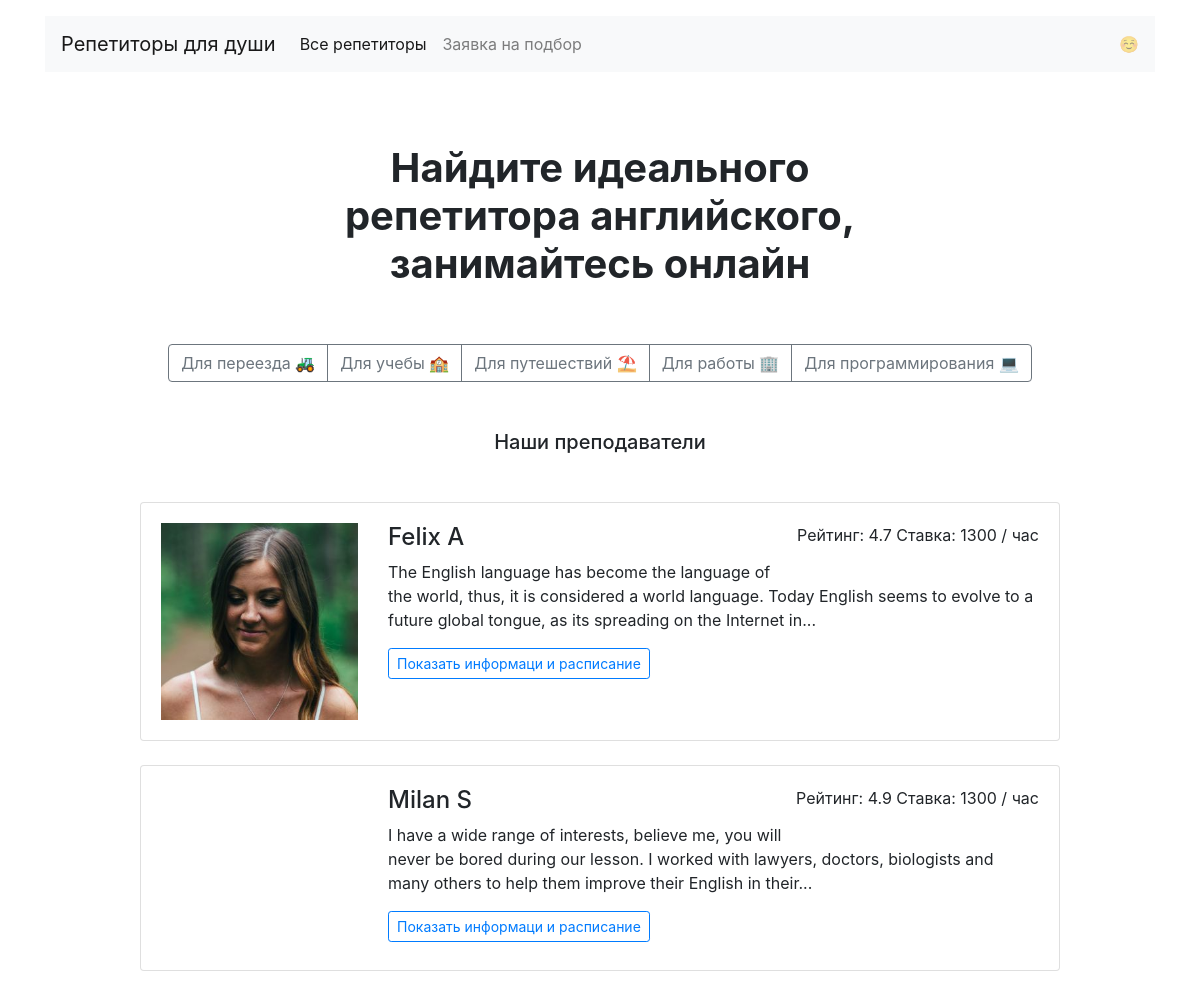
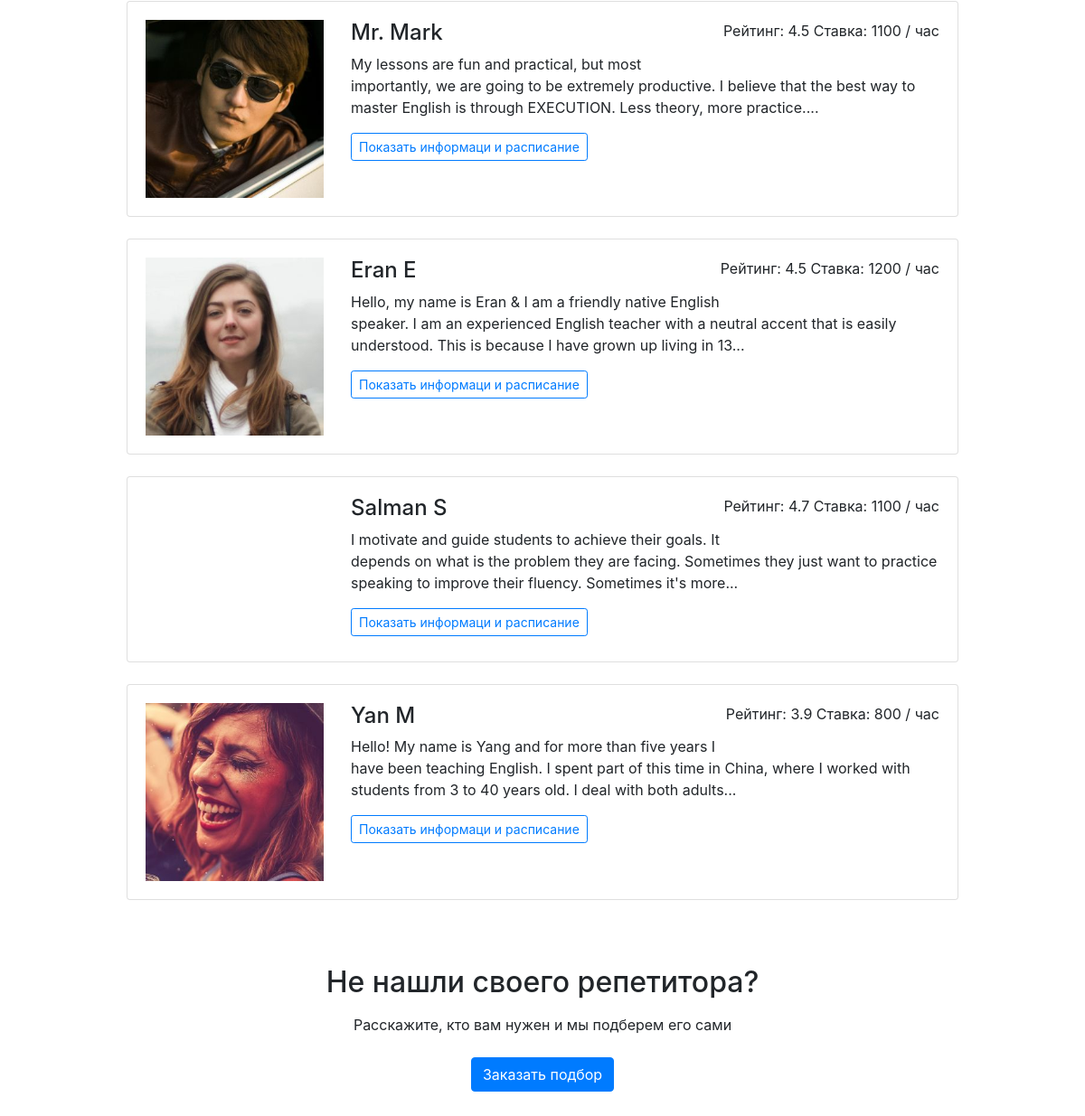
The page / on the database its author committed (2 pictures, top to bottom).
### app.py (models this page shows)
class Goal(db.Model):
    __tablename__ = 'goals'
    id = db.Column(db.Integer, primary_key=True)
    rus = db.Column(db.String)
    short = db.Column(db.String)
    teachers = db.relationship('Teacher', secondary=teachers_goals_association, back_populates='goals')

class Teacher(db.Model):
    __tablename__ = 'teachers'
    id = db.Column(db.Integer, primary_key=True)
    name = db.Column(db.String(20))
    picture = db.Column(db.String())
    about = db.Column(db.String())
    price = db.Column(db.Integer())
    rating = db.Column(db.Float())
    bookings = db.relationship("Booking", back_populates='teacher')
    free_times = db.relationship('FreeTimes', back_populates='teacher')
    goals = db.relationship('Goal', secondary=teachers_goals_association, back_populates='teachers')

### app.py (the view)
@app.route('/')
def render_main():
    teachers = Teacher.query.order_by(func.random()).limit(6).all()
    goals = Goal.query.all()
    return render_template('index.html', goals=goals, teachers=teachers)

### templates/index.html
{% extends 'base.html' %}
{% block container %}
    <h1 class="h1 text-center mx-auto mt-4 py-5"><strong>Найдите идеального <br>репетитора английского, <br>занимайтесь
        онлайн</strong></h1>
    <div class="text-center mb-5">
        <div class="btn-group mx-auto mb-0" role="group" aria-label="Basic example">
            {% for goal in goals %}
                <a href="/goals/{{ goal.short }}/" class="btn btn-outline-secondary">{{ goal.rus }}</a>
            {% endfor %}
        </div>
    </div>
    <h2 class="h5 text-center mb-5">Наши преподаватели</h2>
    <div class="row">
        <div class="col-12 col-lg-10 offset-lg-1 m-auto">
            {% for teacher in teachers %}
                <div class="card mb-4">
                    <div class="card-body">
                        <div class="row">
                            <div class="col-3"><img src="{{ teacher.picture }}" class="img-fluid" alt=""></div>
                            <div class="col-9">
                                <p class="float-right">Рейтинг: {{ teacher.rating }} Ставка: {{ teacher.price }} /
                                    час</p>
                                <h2 class="h4">{{ teacher.name }}</h2>
                                <p>{{ teacher.about |truncate(200) }}</p>
                                <a href="/profiles/{{ teacher.id }}/" class="btn btn-outline-primary btn-sm mr-3 mb-2">Показать
                                    информаци и расписание</a>
                            </div>
                        </div>
                    </div>
                </div>
            {% endfor %}
        </div>
    </div>
    <h2 class="text-center mt-5 mb-3">Не нашли своего репетитора?</h2>
    <p class="text-center mb-4">Расскажите, кто вам нужен и мы подберем его сами</p>
    <div class="text-center pb-5">
        <a href="/request/" class="btn btn-primary">Заказать подбор</a>
    </div>
{% endblock %}

### templates/base.html (shortened to what this page needs)
<!DOCTYPE html>
<html lang="ru">
<head>
    <link rel="stylesheet" href="https://stackpath.bootstrapcdn.com/bootstrap/4.3.1/css/bootstrap.min.css"
>
</head>
<body>
<header class="container mt-3">
    <nav class="navbar navbar-expand-lg navbar-light bg-light">
        <a class="navbar-brand" href="/">Репетиторы для души</a>
        <div class="collapse navbar-collapse" id="navbarNav">
            <ul class="navbar-nav">
                <li class="nav-item active">
                    <a class="nav-link" href="/all/">Все репетиторы</a>
                </li>
                <li class="nav-item">
                    <a class="nav-link" href="/request/">Заявка на подбор</a>
                </li>
            </ul>
        </div>
        <span class="navbar-text d-sm-none d-lg-block">
        ☺️
      </span>
    </nav>
</header>
<main class="container mt-3 mb-5">
    {% block container %} {% endblock %}
</main>
</body>
</html>

### rows shown on the page
Goal: rus "Для переезда 🚜"
Goal: rus "Для учебы 🏫"
Goal: rus "Для путешествий ⛱"
Goal: rus "Для работы 🏢"
Goal: rus "Для программирования 💻"
Teacher: picture (picture), rating "4.7", price "1300", name "Felix A", about "The English language has become the language of the world, thus, it is considered a world language. Today English seems to evolve to a future global tongue, as its spreading on the Internet in..."
Teacher: rating "4.9", price "1300", name "Milan S", about "I have a wide range of interests, believe me, you will never be bored during our lesson. I worked with lawyers, doctors, biologists and many others to help them improve their English in their..."
Teacher: picture (picture), rating "4.5", price "1100", name "Mr. Mark", about "My lessons are fun and practical, but most importantly, we are going to be extremely productive. I believe that the best way to master English is through EXECUTION. Less theory, more practice...."
Teacher: picture (picture), rating "4.5", price "1200", name "Eran E", about "Hello, my name is Eran & I am a friendly native English speaker. I am an experienced English teacher with a neutral accent that is easily understood. This is because I have grown up living in 13..."
Teacher: rating "4.7", price "1100", name "Salman S", about "I motivate and guide students to achieve their goals. It depends on what is the problem they are facing. Sometimes they just want to practice speaking to improve their fluency. Sometimes it's more..."
Teacher: picture (picture), rating "3.9", price "800", name "Yan M", about "Hello! My name is Yang and for more than five years I have been teaching English. I spent part of this time in China, where I worked with students from 3 to 40 years old. I deal with both adults..."
